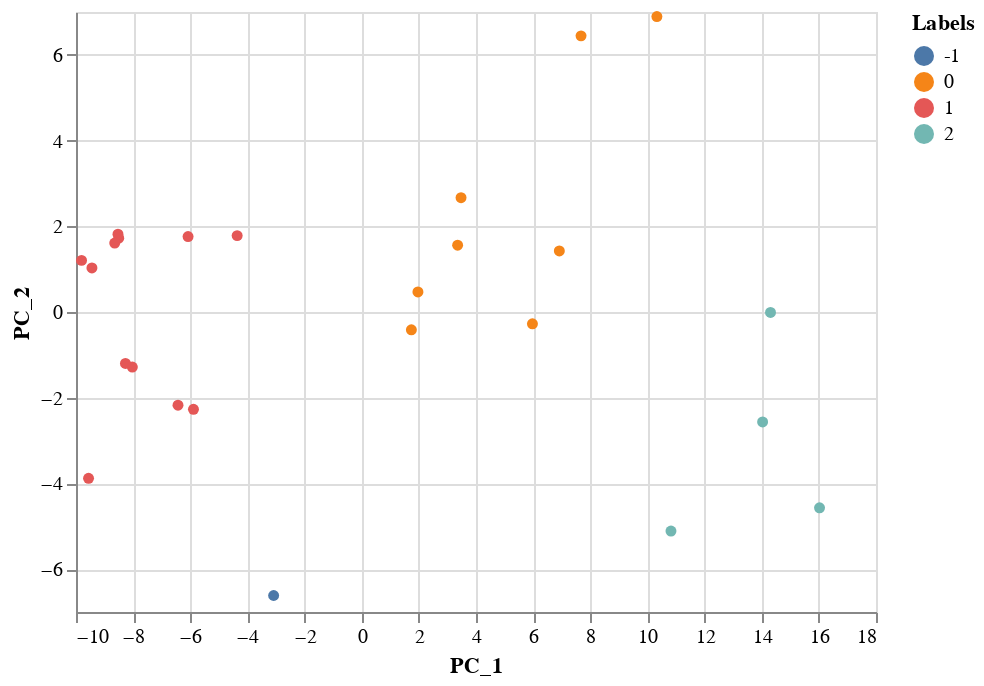

Notebook cell for this chart:
### Code cell
# Visualize clusters, since there are no centroids, we are sending bogus array
optics_chart = visualize_with_pca (scaled_mags_df, optics_predicted, np.empty([optics_predicted.shape[0], 1], dtype=int))
optics_chart

### Figure 1 — Vega-Lite specification as saved in the notebook (floating-point values rounded to 4 significant figures)
{"config": {"view": {"continuousWidth": 400, "continuousHeight": 300}}, "data": {"name": "data-891f658abad68637c832eb07d9f23604"}, "mark": {"type": "circle", "opacity": 1}, "encoding": {"color": {"type": "nominal", "field": "Labels", "legend": {}}, "x": {"type": "quantitative", "field": "PC_1"}, "y": {"type": "quantitative", "field": "PC_2"}}, "$schema": "https://vega.github.io/schema/vega-lite/v4.8.1.json", "datasets": {"data-891f658abad68637c832eb07d9f23604": [{"PC_1": 7.676, "PC_2": 6.443, "Labels": 0}, {"PC_1": -8.505, "PC_2": 1.721, "Labels": 1}, {"PC_1": 10.82, "PC_2": -5.11, "Labels": 2}, {"PC_1": -9.806, "PC_2": 1.204, "Labels": 1}, {"PC_1": -9.442, "PC_2": 1.027, "Labels": 1}, {"PC_1": -6.43, "PC_2": -2.176, "Labels": 1}, {"PC_1": 16.02, "PC_2": -4.569, "Labels": 2}, {"PC_1": 14.31, "PC_2": -0.01017, "Labels": 2}, {"PC_1": 3.476, "PC_2": 2.667, "Labels": 0}, {"PC_1": 1.968, "PC_2": 0.4668, "Labels": 0}, {"PC_1": 5.975, "PC_2": -0.2759, "Labels": 0}, {"PC_1": 6.917, "PC_2": 1.424, "Labels": 0}, {"PC_1": 1.739, "PC_2": -0.4156, "Labels": 0}, {"PC_1": -8.029, "PC_2": -1.285, "Labels": 1}, {"PC_1": -8.269, "PC_2": -1.201, "Labels": 1}, {"PC_1": -4.359, "PC_2": 1.782, "Labels": 1}, {"PC_1": -8.531, "PC_2": 1.817, "Labels": 1}, {"PC_1": -6.078, "PC_2": 1.76, "Labels": 1}, {"PC_1": -5.889, "PC_2": -2.27, "Labels": 1}, {"PC_1": 10.33, "PC_2": 6.895, "Labels": 0}, {"PC_1": 3.357, "PC_2": 1.559, "Labels": 0}, {"PC_1": -8.645, "PC_2": 1.608, "Labels": 1}, {"PC_1": 14.03, "PC_2": -2.565, "Labels": 2}, {"PC_1": -3.082, "PC_2": -6.615, "Labels": -1}, {"PC_1": -9.561, "PC_2": -3.88, "Labels": 1}]}}
